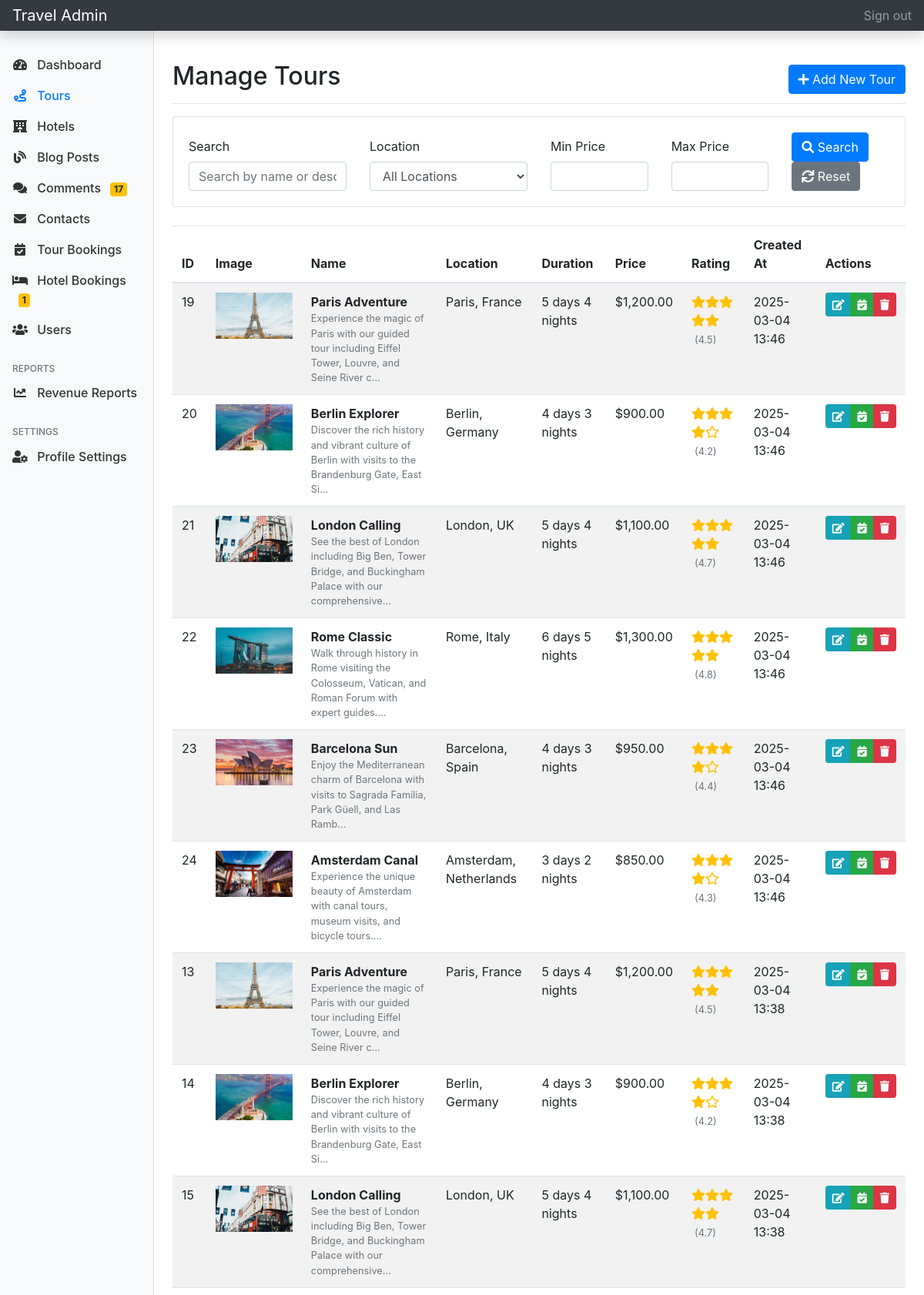
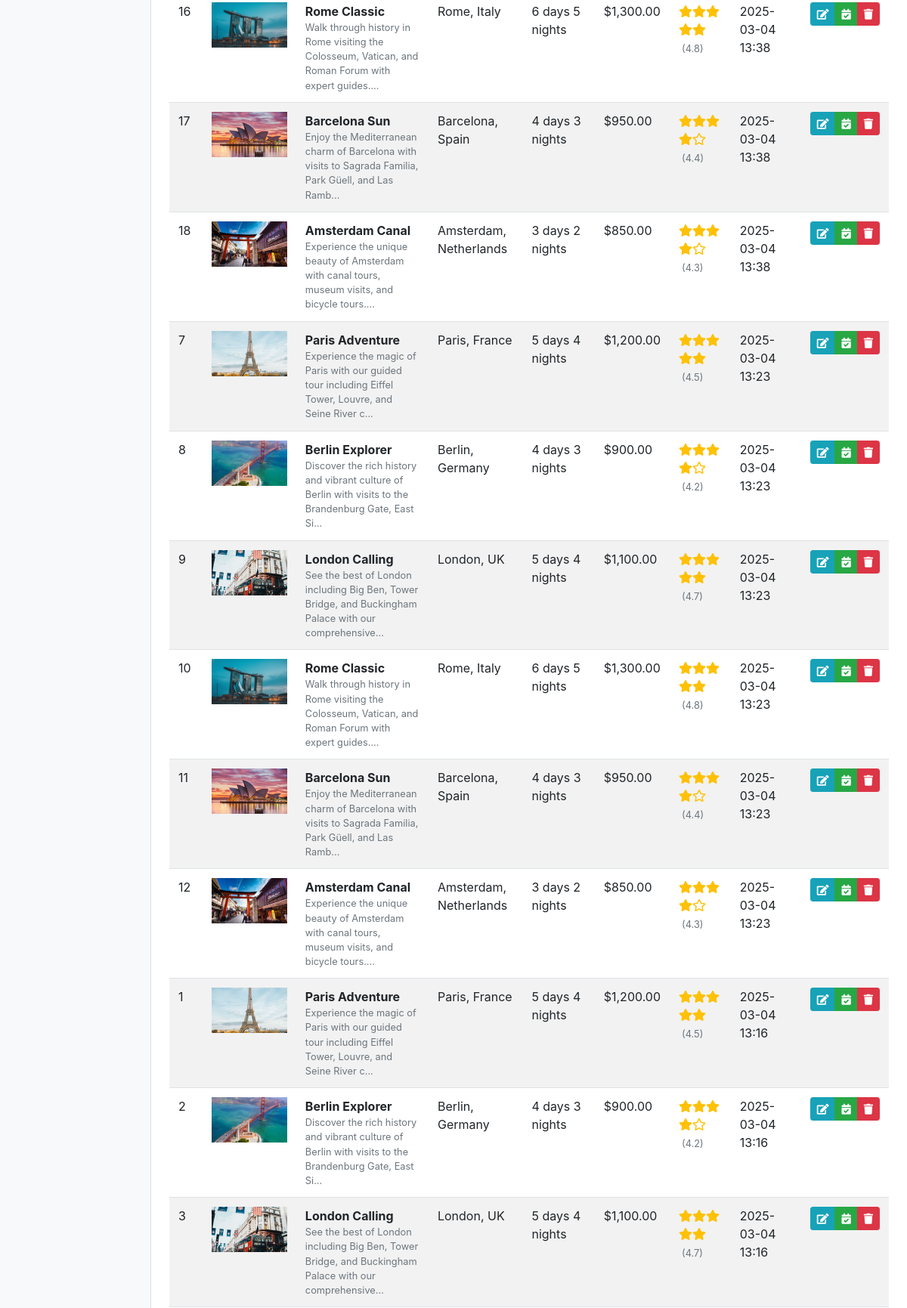
Page /admin/tours.php (signed in, upper part) on the committed database (2 pictures, top to bottom).
### tables this page shows
CREATE TABLE `tours` (
  `id` int(11) NOT NULL,
  `name` varchar(255) NOT NULL,
  `description` text DEFAULT NULL,
  `price` decimal(10,2) NOT NULL,
  `duration` varchar(50) DEFAULT NULL,
  `location` varchar(255) DEFAULT NULL,
  `image` varchar(255) DEFAULT NULL,
  `rating` decimal(2,1) DEFAULT 0.0,
  `created_at` timestamp NOT NULL DEFAULT current_timestamp(),
  `updated_at` timestamp NOT NULL DEFAULT current_timestamp() ON UPDATE current_timestamp()
);

### admin/tours.php (the view, shortened to what this page needs)
<?php
require_once 'auth.php';
$search = isset($_GET['search']) ? trim($_GET['search']) : '';
$min_price = isset($_GET['min_price']) ? floatval($_GET['min_price']) : '';
$max_price = isset($_GET['max_price']) ? floatval($_GET['max_price']) : '';
$query = "SELECT * FROM tours WHERE 1=1";
$params = [];
$query .= " ORDER BY created_at DESC";
$stmt = $pdo->prepare($query);
$stmt->execute($params);
$tours = $stmt->fetchAll();
?>
<!DOCTYPE html>
<html lang="en">
<head>
    <link href="https://stackpath.bootstrapcdn.com/bootstrap/4.5.2/css/bootstrap.min.css" rel="stylesheet">
    <link href="https://cdnjs.cloudflare.com/ajax/libs/font-awesome/5.15.1/css/all.min.css" rel="stylesheet">
</head>
<body>
    <?php include 'includes/admin_header.php'; ?>
    <div class="container-fluid">
        <div class="row">
            <?php include 'includes/admin_sidebar.php'; ?>
            <main role="main" class="col-md-9 ml-sm-auto col-lg-10 px-md-4 py-4">
                <div
                    class="d-flex justify-content-between flex-wrap flex-md-nowrap align-items-center pt-3 pb-2 mb-3 border-bottom">
                    <h1 class="h2">Manage Tours</h1>
                    <a href="tour_form.php" class="btn btn-primary">
                        <i class="fas fa-plus"></i> Add New Tour
                    </a>
                </div>
                <div class="card mb-4">
                    <div class="card-body">
                        <form method="get" class="row align-items-end">
                            <div class="col-md-3">
                                <label>Search</label>
                                <input type="text" name="search" class="form-control"
                                    value="<?php echo htmlspecialchars($search); ?>"
                                    placeholder="Search by name or description...">
                            </div>
                            <div class="col-md-3">
                                <label>Location</label>
                                <select name="location" class="form-control">
                                    <option value="">All Locations</option>
                                </select>
                            </div>
                            <div class="col-md-2">
                                <label>Min Price</label>
                                <input type="number" name="min_price" class="form-control"
                                    value="<?php echo $min_price; ?>" min="0" step="0.01">
                            </div>
                            <div class="col-md-2">
                                <label>Max Price</label>
                                <input type="number" name="max_price" class="form-control"
                                    value="<?php echo $max_price; ?>" min="0" step="0.01">
                            </div>
                            <div class="col-md-2">
                                <button type="submit" class="btn btn-primary">
                                    <i class="fas fa-search"></i> Search
                                </button>
                                <a href="tours.php" class="btn btn-secondary">
                                    <i class="fas fa-sync"></i> Reset
                                </a>
                            </div>
                        </form>
                    </div>
                </div>
                <div class="table-responsive">
                    <table class="table table-striped">
                        <thead>
                            <tr>
                                <th>ID</th>
                                <th>Image</th>
                                <th>Name</th>
                                <th>Location</th>
                                <th>Duration</th>
                                <th>Price</th>
                                <th>Rating</th>
                                <th>Created At</th>
                                <th>Actions</th>
                            </tr>
                        </thead>
                        <tbody>
                            <?php foreach ($tours as $tour): ?>
                                <tr>
                                    <td><?php echo $tour['id']; ?></td>
                                    <td>
                                        <?php if ($tour['image']): ?>
                                            <img src="../images/tours/<?php echo htmlspecialchars($tour['image']); ?>"
                                                class="tour-image" alt="<?php echo htmlspecialchars($tour['name']); ?>">
                                        <?php endif; ?>
                                    </td>
                                    <td>
                                        <strong><?php echo htmlspecialchars($tour['name']); ?></strong>
                                        <small class="d-block text-muted">
                                            <?php echo substr(htmlspecialchars($tour['description']), 0, 100) . '...'; ?>
                                        </small>
                                    </td>
                                    <td><?php echo htmlspecialchars($tour['location']); ?></td>
                                    <td><?php echo htmlspecialchars($tour['duration']); ?></td>
                                    <td>$<?php echo number_format($tour['price'], 2); ?></td>
                                    <td>
                                        <div class="rating-stars">
                                            <?php
                                            $rating = round($tour['rating']);
                                            for ($i = 1; $i <= 5; $i++) {
                                                if ($i <= $rating) {
                                                    echo '<i class="fas fa-star"></i>';
                                                } else {
                                                    echo '<i class="far fa-star"></i>';
                                                }
                                            }
                                            ?>
                                            <small class="text-muted ml-1">(<?php echo $tour['rating']; ?>)</small>
                                        </div>
                                    </td>
                                    <td><?php echo date('Y-m-d H:i', strtotime($tour['created_at'])); ?></td>
                                    <td>
                                        <div class="btn-group">
                                            <a href="tour_form.php?id=<?php echo $tour['id']; ?>"
                                                class="btn btn-sm btn-info" title="Edit">
                                                <i class="fas fa-edit"></i>
                                            </a>
                                            <a href="bookings.php?tour_id=<?php echo $tour['id']; ?>"
                                                class="btn btn-sm btn-success" title="View Bookings">
                                                <i class="fas fa-calendar-check"></i>
                                            </a>
                                            <a href="tours.php?action=delete&id=<?php echo $tour['id']; ?>"
                                                class="btn btn-sm btn-danger"
                                                onclick="return confirm('Are you sure you want to delete this tour?');"
                                                title="Delete">
                                                <i class="fas fa-trash"></i>
                                            </a>
                                        </div>
                                    </td>
                                </tr>
                            <?php endforeach; ?>
                        </tbody>
                    </table>
                </div>
            </main>
        </div>
    </div>
</body>
</html>

### admin/includes/admin_header.php (shortened to what this page needs)
<nav class="navbar navbar-dark sticky-top bg-dark flex-md-nowrap p-0 shadow">
    <a class="navbar-brand col-md-3 col-lg-2 mr-0 px-3" href="index.php">Travel Admin</a>
    <ul class="navbar-nav px-3 ml-auto">
        <li class="nav-item text-nowrap">
            <a class="nav-link" href="logout.php">Sign out</a>
        </li>
    </ul>
</nav>

### admin/includes/admin_sidebar.php (shortened to what this page needs)
<?php
$current_page = basename($_SERVER['PHP_SELF']);
?>
<nav id="sidebarMenu" class="col-md-3 col-lg-2 d-md-block bg-light sidebar collapse">
    <div class="sidebar-sticky pt-3">
        <ul class="nav flex-column">
            <li class="nav-item">
                <a class="nav-link <?php echo $current_page === 'index.php' ? 'active' : ''; ?>" href="index.php">
                    <i class="fas fa-tachometer-alt"></i>
                    Dashboard
                </a>
            </li>
            <li class="nav-item">
                <a class="nav-link <?php echo $current_page === 'tours.php' ? 'active' : ''; ?>" href="tours.php">
                    <i class="fas fa-route"></i>
                    Tours
                </a>
            </li>
            <li class="nav-item">
                <a class="nav-link <?php echo $current_page === 'hotels.php' ? 'active' : ''; ?>" href="hotels.php">
                    <i class="fas fa-hotel"></i>
                    Hotels
                </a>
            </li>
            <li class="nav-item">
                <a class="nav-link <?php echo $current_page === 'posts.php' ? 'active' : ''; ?>" href="posts.php">
                    <i class="fas fa-blog"></i>
                    Blog Posts
                </a>
            </li>
            <li class="nav-item">
                <a class="nav-link <?php echo $current_page === 'comments.php' ? 'active' : ''; ?>" href="comments.php">
                    <i class="fas fa-comments"></i>
                    Comments
                    <?php
                    $stmt = $pdo->query("SELECT COUNT(*) FROM comments WHERE status = 'pending'");
                    $pending_count = $stmt->fetchColumn();
                    if ($pending_count > 0):
                    ?>
                        <span class="badge badge-warning ml-2"><?php echo $pending_count; ?></span>
                    <?php endif; ?>
                </a>
            </li>
            <li class="nav-item">
                <a class="nav-link <?php echo $current_page === 'contacts.php' ? 'active' : ''; ?>" href="contacts.php">
                    <i class="fas fa-envelope"></i>
                    Contacts
                </a>
            </li>
            <li class="nav-item">
                <a class="nav-link <?php echo $current_page === 'bookings.php' ? 'active' : ''; ?>" href="bookings.php">
                    <i class="fas fa-calendar-check"></i>
                    Tour Bookings
                </a>
            </li>
            <li class="nav-item">
                <a class="nav-link <?php echo $current_page === 'hotel_bookings.php' ? 'active' : ''; ?>"
                    href="hotel_bookings.php">
                    <i class="fas fa-bed"></i>
                    Hotel Bookings
                    <?php
                    $stmt = $pdo->query("SELECT COUNT(*) FROM hotel_bookings WHERE status = 'pending'");
                    $pending_hotel_bookings = $stmt->fetchColumn();
                    if ($pending_hotel_bookings > 0):
                    ?>
                        <span class="badge badge-warning ml-2"><?php echo $pending_hotel_bookings; ?></span>
                    <?php endif; ?>
                </a>
            </li>
            <li class="nav-item">
                <a class="nav-link <?php echo $current_page === 'users.php' ? 'active' : ''; ?>" href="users.php">
                    <i class="fas fa-users"></i>
                    Users
                </a>
            </li>
        </ul>
        <h6 class="sidebar-heading d-flex justify-content-between align-items-center px-3 mt-4 mb-1 text-muted">
            <span>Reports</span>
        </h6>
        <ul class="nav flex-column mb-2">
            <li class="nav-item">
                <a class="nav-link <?php echo $current_page === 'revenue_reports.php' ? 'active' : ''; ?>"
                    href="revenue_reports.php">
                    <i class="fas fa-chart-line"></i>
                    Revenue Reports
                </a>
            </li>
        </ul>
        <h6 class="sidebar-heading d-flex justify-content-between align-items-center px-3 mt-4 mb-1 text-muted">
            <span>Settings</span>
        </h6>
        <ul class="nav flex-column mb-2">
            <li class="nav-item">
                <a class="nav-link <?php echo $current_page === 'profile.php' ? 'active' : ''; ?>" href="profile.php">
                    <i class="fas fa-user-cog"></i>
                    Profile Settings
                </a>
            </li>
        </ul>
    </div>
</nav>

### admin/tours.php (style rules this page uses)
.tour-image { width: 100px; height: 60px; object-fit: cover; }
.rating-stars { color: #ffc107; }

### admin/includes/admin_sidebar.php (style rules this page uses)
.sidebar { position: fixed; top: 0; bottom: 0; left: 0; z-index: 100; padding: 48px 0 0; box-shadow: inset -1px 0 0 rgba(0, 0, 0, .1); }
.sidebar-sticky { position: relative; top: 0; height: calc(100vh - 48px); padding-top: .5rem; overflow-x: hidden; overflow-y: auto; }
.sidebar .nav-link { font-weight: 500; color: #333; padding: 0.5rem 1rem; }
.sidebar .nav-link i { margin-right: 0.5rem; width: 20px; text-align: center; }
.sidebar .nav-link.active { color: #007bff; }
.sidebar-heading { font-size: .75rem; text-transform: uppercase; }
.badge { font-size: 0.75rem; }

### rows in the picture
tours: id "19", image (picture), name "Paris Adventure", description "Experience the magic of Paris with our guided tour including Eiffel Tower, Louvre, and Seine River c", location "Paris, France", duration "5 days 4 nights", price "1,200.00", rating "4.5", created_at "2025-03-04 13:46"
tours: id "20", image (picture), name "Berlin Explorer", description "Discover the rich history and vibrant culture of Berlin with visits to the Brandenburg Gate, East Si", location "Berlin, Germany", duration "4 days 3 nights", price "900.00", rating "4.2", created_at "2025-03-04 13:46"
tours: id "21", image (picture), name "London Calling", description "See the best of London including Big Ben, Tower Bridge, and Buckingham Palace with our comprehensive", location "London, UK", duration "5 days 4 nights", price "1,100.00", rating "4.7", created_at "2025-03-04 13:46"
tours: id "22", image (picture), name "Rome Classic", description "Walk through history in Rome visiting the Colosseum, Vatican, and Roman Forum with expert guides.", location "Rome, Italy", duration "6 days 5 nights", price "1,300.00", rating "4.8", created_at "2025-03-04 13:46"
tours: id "23", image (picture), name "Barcelona Sun", description "Enjoy the Mediterranean charm of Barcelona with visits to Sagrada Familia, Park Güell, and Las Ramb", location "Barcelona, Spain", duration "4 days 3 nights", price "950.00", rating "4.4", created_at "2025-03-04 13:46"
tours: id "24", image (picture), name "Amsterdam Canal", description "Experience the unique beauty of Amsterdam with canal tours, museum visits, and bicycle tours.", location "Amsterdam, Netherlands", duration "3 days 2 nights", price "850.00", rating "4.3", created_at "2025-03-04 13:46"
tours: id "13", image (picture), name "Paris Adventure", description "Experience the magic of Paris with our guided tour including Eiffel Tower, Louvre, and Seine River c", location "Paris, France", duration "5 days 4 nights", price "1,200.00", rating "4.5", created_at "2025-03-04 13:38"
tours: id "14", image (picture), name "Berlin Explorer", description "Discover the rich history and vibrant culture of Berlin with visits to the Brandenburg Gate, East Si", location "Berlin, Germany", duration "4 days 3 nights", price "900.00", rating "4.2", created_at "2025-03-04 13:38"
tours: id "15", image (picture), name "London Calling", description "See the best of London including Big Ben, Tower Bridge, and Buckingham Palace with our comprehensive", location "London, UK", duration "5 days 4 nights", price "1,100.00", rating "4.7", created_at "2025-03-04 13:38"
tours: id "16", image (picture), name "Rome Classic", description "Walk through history in Rome visiting the Colosseum, Vatican, and Roman Forum with expert guides.", location "Rome, Italy", duration "6 days 5 nights", price "1,300.00", rating "4.8", created_at "2025-03-04 13:38"
tours: id "17", image (picture), name "Barcelona Sun", description "Enjoy the Mediterranean charm of Barcelona with visits to Sagrada Familia, Park Güell, and Las Ramb", location "Barcelona, Spain", duration "4 days 3 nights", price "950.00", rating "4.4", created_at "2025-03-04 13:38"
tours: id "18", image (picture), name "Amsterdam Canal", description "Experience the unique beauty of Amsterdam with canal tours, museum visits, and bicycle tours.", location "Amsterdam, Netherlands", duration "3 days 2 nights", price "850.00", rating "4.3", created_at "2025-03-04 13:38"
tours: id "7", image (picture), name "Paris Adventure", description "Experience the magic of Paris with our guided tour including Eiffel Tower, Louvre, and Seine River c", location "Paris, France", duration "5 days 4 nights", price "1,200.00", rating "4.5", created_at "2025-03-04 13:23"
tours: id "8", image (picture), name "Berlin Explorer", description "Discover the rich history and vibrant culture of Berlin with visits to the Brandenburg Gate, East Si", location "Berlin, Germany", duration "4 days 3 nights", price "900.00", rating "4.2", created_at "2025-03-04 13:23"
tours: id "9", image (picture), name "London Calling", description "See the best of London including Big Ben, Tower Bridge, and Buckingham Palace with our comprehensive", location "London, UK", duration "5 days 4 nights", price "1,100.00", rating "4.7", created_at "2025-03-04 13:23"
tours: id "10", image (picture), name "Rome Classic", description "Walk through history in Rome visiting the Colosseum, Vatican, and Roman Forum with expert guides.", location "Rome, Italy", duration "6 days 5 nights", price "1,300.00", rating "4.8", created_at "2025-03-04 13:23"
tours: id "11", image (picture), name "Barcelona Sun", description "Enjoy the Mediterranean charm of Barcelona with visits to Sagrada Familia, Park Güell, and Las Ramb", location "Barcelona, Spain", duration "4 days 3 nights", price "950.00", rating "4.4", created_at "2025-03-04 13:23"
tours: id "12", image (picture), name "Amsterdam Canal", description "Experience the unique beauty of Amsterdam with canal tours, museum visits, and bicycle tours.", location "Amsterdam, Netherlands", duration "3 days 2 nights", price "850.00", rating "4.3", created_at "2025-03-04 13:23"
tours: id "1", image (picture), name "Paris Adventure", description "Experience the magic of Paris with our guided tour including Eiffel Tower, Louvre, and Seine River c", location "Paris, France", duration "5 days 4 nights", price "1,200.00", rating "4.5", created_at "2025-03-04 13:16"
tours: id "2", image (picture), name "Berlin Explorer", description "Discover the rich history and vibrant culture of Berlin with visits to the Brandenburg Gate, East Si", location "Berlin, Germany", duration "4 days 3 nights", price "900.00", rating "4.2", created_at "2025-03-04 13:16"
tours: id "3", image (picture), name "London Calling", description "See the best of London including Big Ben, Tower Bridge, and Buckingham Palace with our comprehensive", location "London, UK", duration "5 days 4 nights", price "1,100.00", rating "4.7", created_at "2025-03-04 13:16"

### other values in the picture
$pending_count "17"
$pending_hotel_bookings "1"
